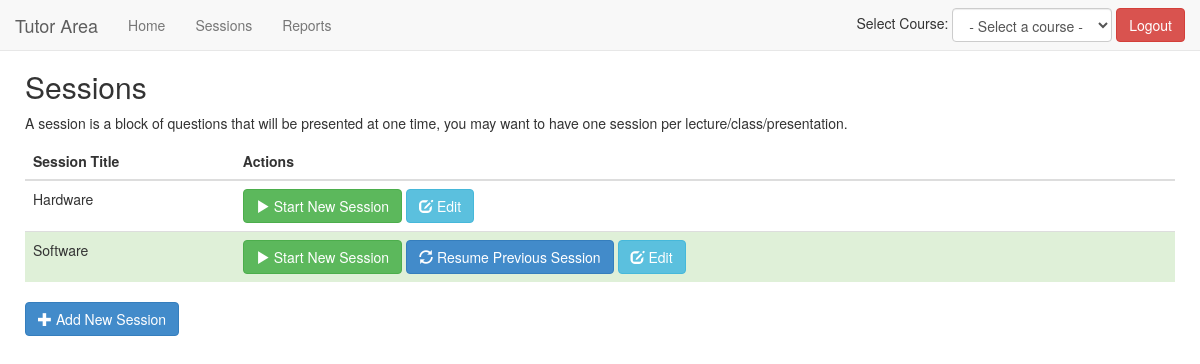
/tutor/sessions/ (signed in), run on an earlier commit of the app's database.
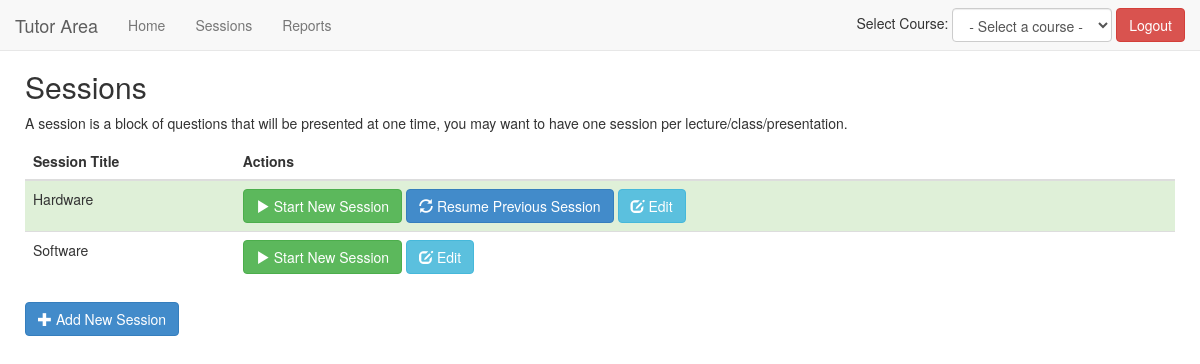
And on a later commit of the database.
### main/models.py (models this page shows, shortened)
class Session(models.Model):
    course = models.ForeignKey(Course)
    title = models.CharField(max_length=255)
    url_code = models.CharField(max_length=5, default='')
    running = models.BooleanField(default=False)

### main/decorators.py (the view)
    def _wrapped_view_func(request, *args, **kwargs):
        if 'course_id' in request.session:
            return view_func(request, *args, **kwargs)
        else:
            return HttpResponseRedirect('/tutor/')

### tutor/context_processors.py (called while the page is built)
def course_assignments_processor(request):
    if request.user:
        course_assignments = Tutor_assignment.objects.filter(user=request.user.id) # Get all course assignments
    else:
        course_assignments = []
    return {'course_assignments': course_assignments}

### tutor/views.py (called while the page is built)
@login_required
@tutor_course_is_selected
def sessions(request):
    data = {}
    data['sessions'] = Session.objects.filter(course_id=request.session['course_id'])
    return render_to_response('sessions.html', data, context_instance=RequestContext(request))

### tutor/templates/sessions.html
{% extends "tutor_base.html" %}
{% block content %}
    <h2>Sessions</h2>
    <p>A session is a block of questions that will be presented at one time, you may want to have one session per lecture/class/presentation.</p>
    <table class="table">
        <thead>
            <tr>
                <th>Session Title</th>
                <th>Actions</th>
            </tr>
        </thead>
        <tbody>
            {% for session in sessions %}
                <tr {% if session.running %}class="success"{% endif %}>
                    <td>{{ session.title }}</td>
                    <td>
                        <a href="/tutor/sessions/run/{{ session.pk }}/" class="btn btn-success"><span class="glyphicon glyphicon-play"></span> Start New Session</a>
                        {% if session.running %}
                            <a href="/tutor/sessions/run/{{ session.pk }}/?resume=true" class="btn btn-primary"><span class="glyphicon glyphicon-refresh"></span> Resume Previous Session</a>
                        {% endif %}
                        <a href="/tutor/sessions/{{ session.pk }}/" class="btn btn-info"><span class="glyphicon glyphicon-edit"></span> Edit</a>
                    </td>
                </tr>
            {% endfor %}
        </tbody>
    </table>
    <a href="/tutor/sessions/new/" class="btn btn-primary"><span class="glyphicon glyphicon-plus"></span> Add New Session</a>
{% endblock %}

### tutor/templates/tutor_base.html (shortened to what this page needs)
{% extends "base.html" %}
{% load staticfiles %}
{% block body %}
    <nav class="navbar navbar-default navbar-fixed-top" role="navigation">
        <div class="container-fluid">
            <div class="navbar-header">
                <span class="navbar-brand">Tutor Area</span>
            </div>
            <div class="collapse navbar-collapse" id="bs-example-navbar-collapse-1">
                <ul class="nav navbar-nav">
                    <li><a href="/tutor/">Home</a></li>
                    {% if request.session.course_id %}
                        <li><a href="/tutor/sessions/">Sessions</a></li>
                        <li><a href="/tutor/reports/">Reports</a></li>
                    {% endif %}
                </ul>
                <form class="navbar-form navbar-right" method="POST" action="/tutor/select_course/" id="course-selection-form">
                    <div class="form-group">
                        Select Course: <select id="course-selection" name="course" class="form-control">
                            <option>- Select a course -</option>
                        </select>
                    </div>
                    <a href="/login/logout/" class="btn btn-danger">Logout</a>
                </form>
            </div>
        </div>
    </nav>
    <div id="content-container">
        {% block content %}{% endblock %}
    </div>
{% endblock %}

### templates/base.html (shortened to what this page needs)
{% load staticfiles %}
<!DOCTYPE html>
<html lang="en">
	<head>
	    <link href="{% static 'css/bootstrap.min.css' %}" rel="stylesheet">
	    <link href="{% static 'css/style.css' %}" rel="stylesheet">
  </head>
  <body>
  	{% block body %}{% endblock %}
  </body>
</html>

### static/css/style.css (style rules this page uses)
#content-container { margin-top: 70px; margin-left: 25px; margin-right: 25px; }

What changed in the data, as far as the page shows it:
changed Session "Hardware": now shows "Resume Previous Session"
changed Session "Software": no longer shows "Resume Previous Session"
